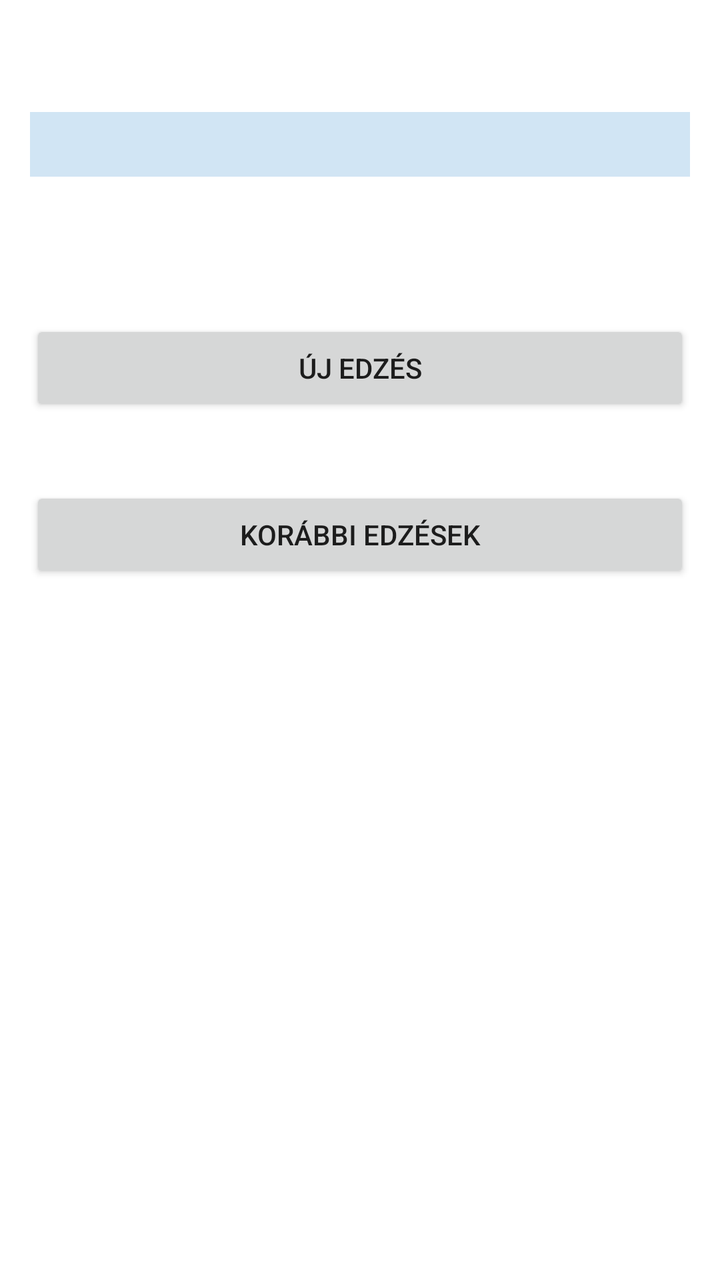
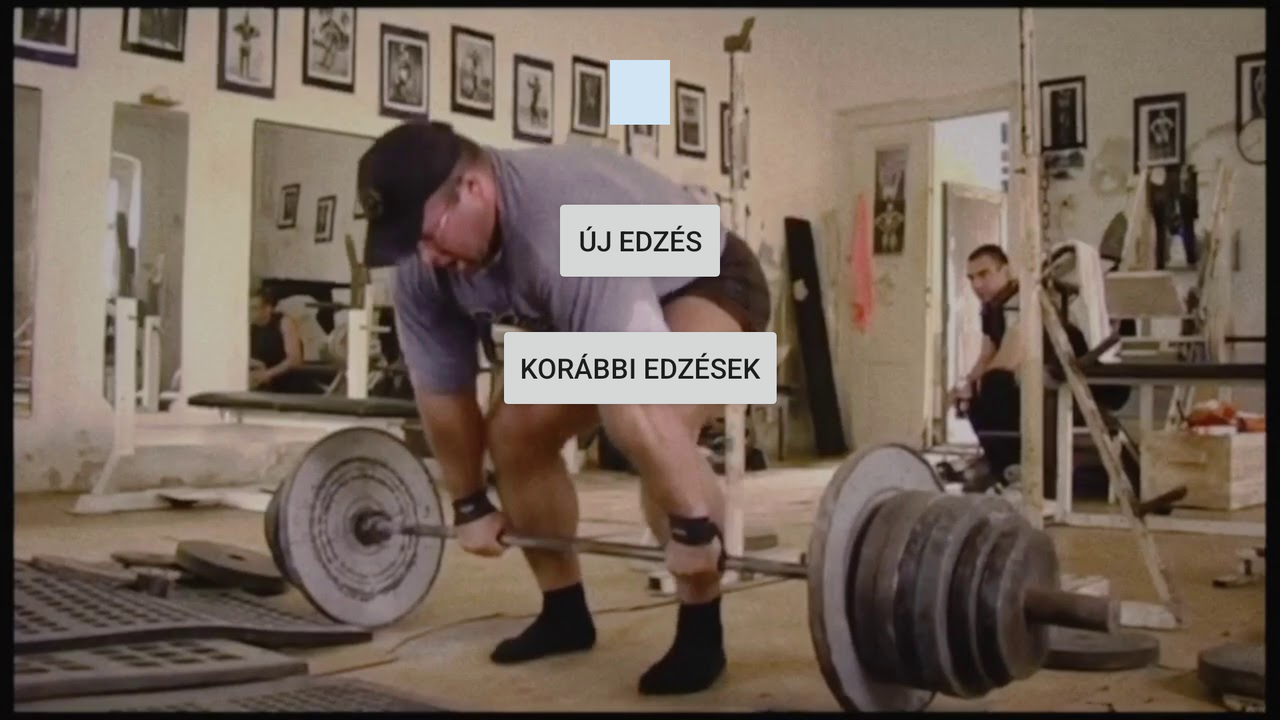

First picture: res/layout/ on a phone held upright. Second picture: the repository's own variant of that layout, on a device whose configuration matches the variant's folder. Source for both follows.
<!-- AndroidManifest.xml: application theme Theme.YetAnotherGymTrackerApp -->
<!-- res/layout/activity_gym_menu.xml -->
<?xml version="1.0" encoding="utf-8"?>
<androidx.constraintlayout.widget.ConstraintLayout xmlns:android="http://schemas.android.com/apk/res/android"
    xmlns:app="http://schemas.android.com/apk/res-auto"
    xmlns:tools="http://schemas.android.com/tools"
    android:layout_width="match_parent"
    android:layout_height="match_parent"
    android:background="@drawable/background"
    tools:context=".GymMenuActivity">

    <TextView
        android:id="@+id/welcomeTextView"
        android:layout_width="match_parent"
        android:layout_height="wrap_content"
        android:layout_alignParentStart="true"
        android:layout_alignParentEnd="true"
        android:paddingStart="@dimen/default_padding"
        android:paddingEnd="@dimen/default_padding"
        android:layout_marginStart="@dimen/default_margin"
        android:layout_marginEnd="@dimen/default_margin"
        android:background="@color/material_dynamic_secondary90"
        android:textAlignment="center"
        android:textSize="24sp"
        app:layout_constraintBottom_toBottomOf="parent"
        app:layout_constraintTop_toTopOf="parent"
        app:layout_constraintVertical_bias="0.092"
        tools:layout_editor_absoluteX="0dp" />

    <Button
        android:id="@+id/newWorkout"
        android:layout_width="0dp"
        android:layout_height="wrap_content"
        android:onClick="newWorkout"
        android:text="@string/new_workout"
        android:paddingStart="@dimen/default_padding"
        android:paddingEnd="@dimen/default_padding"
        android:layout_marginStart="@dimen/default_margin"
        android:layout_marginEnd="@dimen/default_margin"
        app:layout_constraintBottom_toBottomOf="parent"
        app:layout_constraintEnd_toEndOf="parent"
        app:layout_constraintHorizontal_bias="0.0"
        app:layout_constraintStart_toStartOf="parent"
        app:layout_constraintTop_toBottomOf="@+id/welcomeTextView"
        app:layout_constraintVertical_bias="0.142" />

    <Button
        android:id="@+id/previousWorkouts"
        android:layout_width="0dp"
        android:layout_height="wrap_content"
        android:layout_marginStart="@dimen/default_margin"
        android:layout_marginEnd="@dimen/default_margin"
        android:onClick="previousWorkouts"
        android:paddingStart="@dimen/default_padding"
        android:paddingEnd="@dimen/default_padding"
        android:text="@string/previous_workouts"
        app:layout_constraintBottom_toBottomOf="parent"
        app:layout_constraintEnd_toEndOf="parent"
        app:layout_constraintHorizontal_bias="0.0"
        app:layout_constraintStart_toStartOf="parent"
        app:layout_constraintTop_toBottomOf="@+id/newWorkout"
        app:layout_constraintVertical_bias="0.092" />


</androidx.constraintlayout.widget.ConstraintLayout>
<!-- resources referenced by this layout -->
<resources>
  <dimen name="default_margin">15dp</dimen>
  <dimen name="default_padding">15dp</dimen>
  <string name="new_workout">Új edzés</string>
  <string name="previous_workouts">Korábbi edzések</string>
  <style name="Theme.YetAnotherGymTrackerApp" parent="Theme.MaterialComponents.DayNight.DarkActionBar">
          
          <item name="colorPrimary">@color/purple_500</item>
          <item name="colorPrimaryVariant">@color/purple_700</item>
          <item name="colorOnPrimary">@color/white</item>
          
          <item name="colorSecondary">@color/teal_200</item>
          <item name="colorSecondaryVariant">@color/teal_700</item>
          <item name="colorOnSecondary">@color/black</item>
          
          <item name="android:statusBarColor">?attr/colorPrimaryVariant</item>
          
      </style>
</resources>
<!-- res/layout-land/activity_gym_menu.xml (the author's variant of the layout above) -->
<!-- drawn on the phone turned sideways -->
<?xml version="1.0" encoding="utf-8"?>
<androidx.constraintlayout.widget.ConstraintLayout xmlns:android="http://schemas.android.com/apk/res/android"
    xmlns:app="http://schemas.android.com/apk/res-auto"
    xmlns:tools="http://schemas.android.com/tools"
    android:layout_width="match_parent"
    android:layout_height="match_parent"
    android:background="@drawable/background_landscape"
    tools:context=".GymMenuActivity">

    <TextView
        android:id="@+id/welcomeTextView"
        android:layout_width="wrap_content"
        android:layout_height="wrap_content"
        android:layout_alignParentStart="true"
        android:layout_alignParentEnd="true"
        android:background="@color/material_dynamic_secondary90"
        android:paddingStart="@dimen/default_padding"
        android:paddingEnd="@dimen/default_padding"
        android:textAlignment="center"
        android:textSize="24sp"
        app:layout_constraintBottom_toBottomOf="parent"
        app:layout_constraintEnd_toEndOf="parent"
        app:layout_constraintStart_toStartOf="parent"
        app:layout_constraintTop_toTopOf="parent"
        app:layout_constraintVertical_bias="0.092" />

    <Button
        android:id="@+id/newWorkout"
        android:layout_width="wrap_content"
        android:layout_height="wrap_content"
        android:onClick="newWorkout"
        android:text="@string/new_workout"
        app:layout_constraintBottom_toBottomOf="parent"
        app:layout_constraintEnd_toEndOf="parent"
        app:layout_constraintStart_toStartOf="parent"
        app:layout_constraintTop_toBottomOf="@+id/welcomeTextView"
        app:layout_constraintVertical_bias="0.136" />

    <Button
        android:id="@+id/previousWorkouts"
        android:layout_width="wrap_content"
        android:layout_height="wrap_content"
        android:onClick="previousWorkouts"
        android:text="@string/previous_workouts"
        app:layout_constraintBottom_toBottomOf="parent"
        app:layout_constraintEnd_toEndOf="parent"
        app:layout_constraintStart_toStartOf="parent"
        app:layout_constraintTop_toBottomOf="@+id/newWorkout"
        app:layout_constraintVertical_bias="0.093" />

</androidx.constraintlayout.widget.ConstraintLayout>
<!-- resources referenced by the variant -->
<!-- as the phone turned sideways resolves them -->
<resources>
  <dimen name="default_padding">15dp</dimen>
  <!-- drawable background_landscape: jpg bitmap (drawable, 98256 bytes) -->
  <string name="new_workout">Új edzés</string>
  <string name="previous_workouts">Korábbi edzések</string>
  <style name="Theme.YetAnotherGymTrackerApp" parent="Theme.MaterialComponents.DayNight.DarkActionBar">
          
          <item name="colorPrimary">@color/purple_500</item>
          <item name="colorPrimaryVariant">@color/purple_700</item>
          <item name="colorOnPrimary">@color/white</item>
          
          <item name="colorSecondary">@color/teal_200</item>
          <item name="colorSecondaryVariant">@color/teal_700</item>
          <item name="colorOnSecondary">@color/black</item>
          
          <item name="android:statusBarColor">?attr/colorPrimaryVariant</item>
          
      </style>
</resources>
